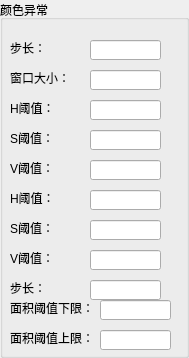
     <widget class="QGroupBox" name="groupBox_16">
      <property name="geometry">
       <rect>
        <x>990</x>
        <y>30</y>
        <width>189</width>
        <height>358</height>
       </rect>
      </property>
      <property name="title">
       <string>颜色异常</string>
      </property>
      <widget class="QLineEdit" name="lineEdit_55">
       <property name="geometry">
        <rect>
         <x>90</x>
         <y>40</y>
         <width>71</width>
         <height>20</height>
        </rect>
       </property>
      </widget>
      <widget class="QLabel" name="label_55">
       <property name="geometry">
        <rect>
         <x>10</x>
         <y>40</y>
         <width>36</width>
         <height>16</height>
        </rect>
       </property>
       <property name="text">
        <string>步长：</string>
       </property>
      </widget>
      <widget class="QLineEdit" name="lineEdit_56">
       <property name="geometry">
        <rect>
         <x>90</x>
         <y>70</y>
         <width>71</width>
         <height>20</height>
        </rect>
       </property>
      </widget>
      <widget class="QLineEdit" name="lineEdit_57">
       <property name="geometry">
        <rect>
         <x>90</x>
         <y>100</y>
         <width>71</width>
         <height>20</height>
        </rect>
       </property>
      </widget>
      <widget class="QLineEdit" name="lineEdit_58">
       <property name="geometry">
        <rect>
         <x>90</x>
         <y>130</y>
         <width>71</width>
         <height>20</height>
        </rect>
       </property>
      </widget>
      <widget class="QLabel" name="label_56">
       <property name="geometry">
        <rect>
         <x>10</x>
         <y>330</y>
         <width>84</width>
         <height>16</height>
        </rect>
       </property>
       <property name="text">
        <string>面积阈值上限：</string>
       </property>
      </widget>
      <widget class="QLabel" name="label_57">
       <property name="geometry">
        <rect>
         <x>10</x>
         <y>100</y>
         <width>60</width>
         <height>16</height>
        </rect>
       </property>
       <property name="text">
        <string>H阈值：</string>
       </property>
      </widget>
      <widget class="QLabel" name="label_58">
       <property name="geometry">
        <rect>
         <x>10</x>
         <y>300</y>
         <width>84</width>
         <height>16</height>
        </rect>
       </property>
       <property name="text">
        <string>面积阈值下限：</string>
       </property>
      </widget>
      <widget class="QLineEdit" name="lineEdit_59">
       <property name="geometry">
        <rect>
         <x>90</x>
         <y>160</y>
         <width>71</width>
         <height>20</height>
        </rect>
       </property>
      </widget>
      <widget class="QLabel" name="label_59">
       <property name="geometry">
        <rect>
         <x>10</x>
         <y>70</y>
         <width>60</width>
         <height>16</height>
        </rect>
       </property>
       <property name="text">
        <string>窗口大小：</string>
       </property>
      </widget>
      <widget class="QLabel" name="label_60">
       <property name="geometry">
        <rect>
         <x>10</x>
         <y>130</y>
         <width>60</width>
         <height>16</height>
        </rect>
       </property>
       <property name="text">
        <string>S阈值：</string>
       </property>
      </widget>
      <widget class="QLabel" name="label_61">
       <property name="geometry">
        <rect>
         <x>10</x>
         <y>160</y>
         <width>60</width>
         <height>16</height>
        </rect>
       </property>
       <property name="text">
        <string>V阈值：</string>
       </property>
      </widget>
      <widget class="QLineEdit" name="lineEdit_60">
       <property name="geometry">
        <rect>
         <x>100</x>
         <y>300</y>
         <width>71</width>
         <height>20</height>
        </rect>
       </property>
      </widget>
      <widget class="QLineEdit" name="lineEdit_61">
       <property name="geometry">
        <rect>
         <x>100</x>
         <y>330</y>
         <width>71</width>
         <height>20</height>
        </rect>
       </property>
      </widget>
      <widget class="QLabel" name="label_62">
       <property name="geometry">
        <rect>
         <x>10</x>
         <y>250</y>
         <width>60</width>
         <height>16</height>
        </rect>
       </property>
       <property name="text">
        <string>V阈值：</string>
       </property>
      </widget>
      <widget class="QLineEdit" name="lineEdit_62">
       <property name="geometry">
        <rect>
         <x>90</x>
         <y>190</y>
         <width>71</width>
         <height>20</height>
        </rect>
       </property>
      </widget>
      <widget class="QLineEdit" name="lineEdit_63">
       <property name="geometry">
        <rect>
         <x>90</x>
         <y>250</y>
         <width>71</width>
         <height>20</height>
        </rect>
       </property>
      </widget>
      <widget class="QLabel" name="label_63">
       <property name="geometry">
        <rect>
         <x>10</x>
         <y>220</y>
         <width>60</width>
         <height>16</height>
        </rect>
       </property>
       <property name="text">
        <string>S阈值：</string>
       </property>
      </widget>
      <widget class="QLabel" name="label_64">
       <property name="geometry">
        <rect>
         <x>10</x>
         <y>190</y>
         <width>60</width>
         <height>16</height>
        </rect>
       </property>
       <property name="text">
        <string>H阈值：</string>
       </property>
      </widget>
      <widget class="QLineEdit" name="lineEdit_64">
       <property name="geometry">
        <rect>
         <x>90</x>
         <y>220</y>
         <width>71</width>
         <height>20</height>
        </rect>
       </property>
      </widget>
      <widget class="QLabel" name="label_65">
       <property name="geometry">
        <rect>
         <x>10</x>
         <y>280</y>
         <width>36</width>
         <height>16</height>
        </rect>
       </property>
       <property name="text">
        <string>步长：</string>
       </property>
      </widget>
      <widget class="QLineEdit" name="lineEdit_65">
       <property name="geometry">
        <rect>
         <x>90</x>
         <y>280</y>
         <width>71</width>
         <height>20</height>
        </rect>
       </property>
      </widget>
     </widget>
